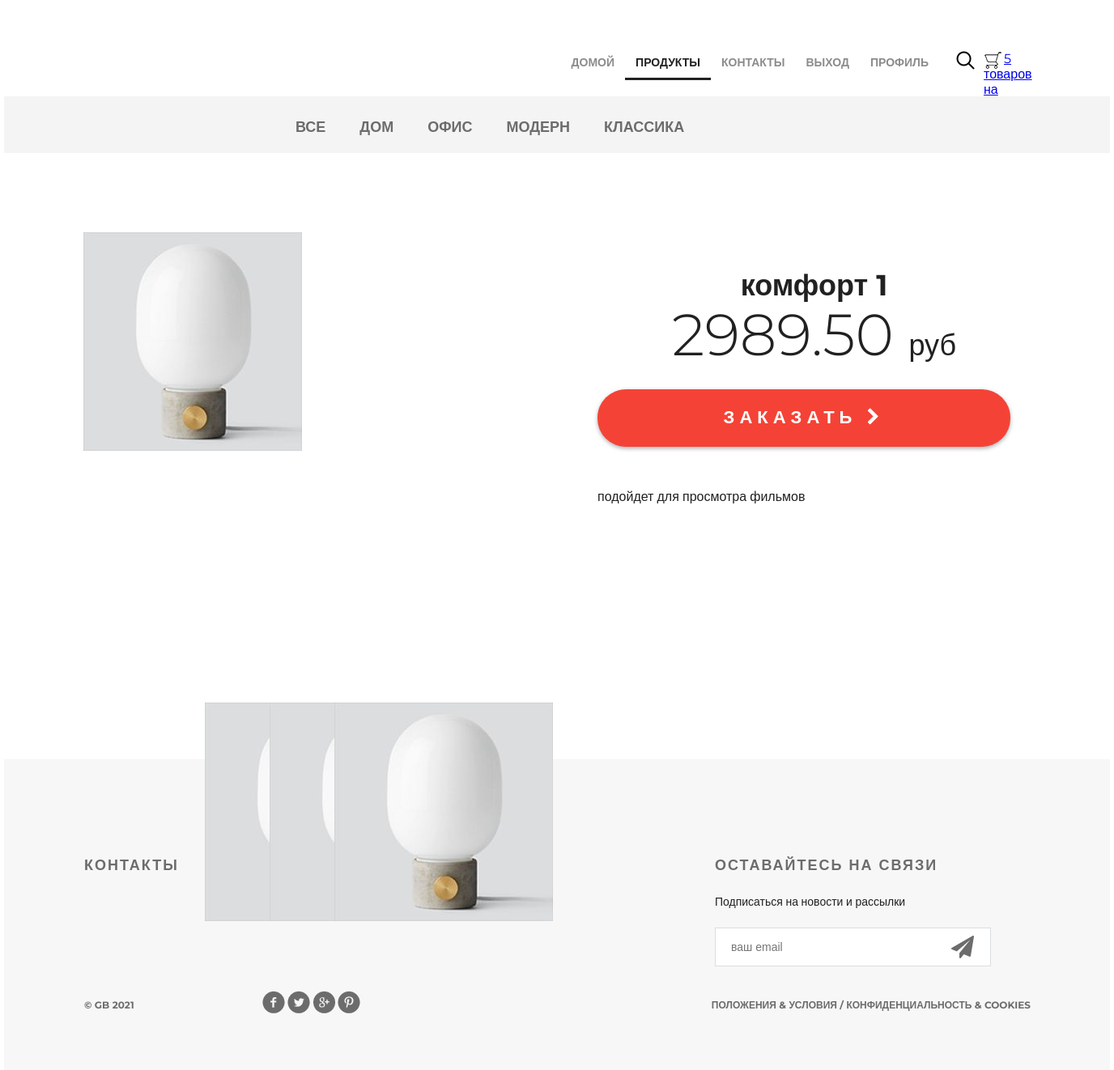
Screenshot of /products/product/1/ (signed in) with the database file from the repository.
### authapp/models.py (models this page shows)
class User(AbstractUser):
    photo = models.ImageField(verbose_name="фото", upload_to="user_photo", blank=True)
    age = models.PositiveIntegerField(verbose_name="возраст", blank=True)

### basketapp/models.py (models this page shows, shortened)
class Basket(models.Model):
    user = models.ForeignKey(settings.AUTH_USER_MODEL, on_delete=models.CASCADE, related_name="basket")
    product = models.ForeignKey(Product, on_delete=models.CASCADE)
    quantity = models.PositiveIntegerField(verbose_name="количество товара", default=0)
    add_datetime = models.DateTimeField(verbose_name="время добавления", auto_now_add=True)
    @property
    def total_quantity(self):
        _items = Basket.objects.filter(user=self.user)
        _total = sum(list(map(lambda x: x.quantity, _items)))
        return _total
    @property
    def total_price(self):
        _items = Basket.objects.filter(user=self.user)
        _total = sum(list(map(lambda x: x.product.price * x.quantity, _items)))
        return _total

### mainapp/models.py (models this page shows, shortened)
class ProductCategory(models.Model):
    name = models.CharField(verbose_name="имя", max_length=64, unique=True)
    description = models.TextField(verbose_name="описание", blank=True)

class Product(models.Model):
    category = models.ForeignKey(ProductCategory, on_delete=models.CASCADE)
    name = models.CharField(verbose_name="имя продукта", max_length=128)
    image = models.ImageField(upload_to="products_images", blank=True)
    short_desc = models.CharField(verbose_name="краткое описание продукта", max_length=60, blank=True)
    description = models.TextField(verbose_name="описание продукта", blank=True)
    price = models.DecimalField(verbose_name="цена продукта", max_digits=8, decimal_places=2, default=0)
    quantity = models.PositiveIntegerField(verbose_name="количество на складе", default=0)

### mainapp/views.py (the view)
# urls.py: path("product/<int:pk>/", views.product, name="product"),
def product(request, pk):
    title = "информация о товаре"
    product = get_object_or_404(Product, pk=pk)
    basket = request.user.basket.all()
    content = {
        "title": title,
        "links_menu": ProductCategory.objects.all(),
        "product": product,
        "basket": basket,
        "media_url": settings.MEDIA_URL,
    }
    return render(request, "mainapp/product.html", content)

### mainapp/templates/mainapp/product.html (shortened to what this page needs)
{% extends 'mainapp/base.html' %}
{% load staticfiles %}
{% block menu %}
<div class="hero-white">
    <div class="header clearfix">
        {% include 'mainapp/includes/inc_menu.html' %}
    </div>
</div>
{% endblock %}
{% block content %}
<div class="details">
    <div class="links clearfix">
        {% include 'mainapp/includes/inc_categories_menu.html' %}
    </div>
    <div class="details-products">
        <div class="details-slider">
            <div class="slider-product">
                <img src="{{ media_url }}{{ product.image }}" alt="{{ product.short_desc }}">
            </div>
            <div class="slider-control">
                <div class="block">
                    <a href="#"><img src="{{ media_url }}{{ product.image }}" alt="вариант 1">
                    </a>
                </div>
                <div class="block">
                    <a href="#"><img src="{{ media_url }}{{ product.image }}" alt="вариант 2">
                    </a>
                </div>
                <div class="block">
                    <a href="#"><img src="{{ media_url }}{{ product.image }}" alt="вариант 3">
                    </a>
                </div>
            </div>
        </div>
        <div class="description">
            <h3 class="big-bold">{{ product.name }}</h3>
            <br>
            <p class="price"> {{ product.price }} <span>руб</span></p>
            <a href="{% url 'basket:add' product.pk %}" class="red-button">
                заказать
                <i class="fa fa-chevron-right" aria-hidden="true"></i>
            </a>
            <div class="description-text">
                {{ product.description }}
            </div>
        </div>
    </div>
</div>
<div class="clr"></div>
{% endblock content %}

### mainapp/templates/mainapp/includes/inc_menu.html
<ul class="menu">
    <li>
        <a href="{% url 'main' %}" class="{% if request.resolver_match.url_name == 'main' %}active{% endif %}">
            домой
        </a>
    </li>
    <li>
        <a href="{% url 'products:index' %}" class="{% if '/products/' in request.path %}active{% endif %}">
            продукты
        </a>
    </li>
    <li>
        <a href="{% url 'contact' %}" class="{% if request.resolver_match.url_name == 'contact' %}active{% endif %}">
            контакты
        </a>
    </li>
{% if user.is_authenticated %}
    <li>
        <a href="{% url 'logout' %}" >
            выход
        </a>
    </li>
    <li>
        <a href="{% url 'authapp:edit' %}" >
            профиль
        </a>
    </li>
{% else %}
    <li>
        <a href="{% url 'login' %}" >
            войти
        </a>
    </li>
{% endif %}
</ul>
<a href="#" class="search">
</a>
<a class="basket" href="{% url 'basket:view' %}">
    <span>{{ basket.0.total_quantity }} товаров на {{ basket.0.total_price }} рублей
    </span></a>

### mainapp/templates/mainapp/includes/inc_categories_menu.html
<ul class="links-menu">
    <li>
        {% url 'products:category' 0 as category_all %}
        <a href="{% url 'products:category' 0 %}" {% if category_all in request.path %}class="active" {% endif %}>
            все
        </a>
    </li>
    {% for link in links_menu %}
        {% url 'products:category' link.pk as category_path %}
    <li>
        <a href="{% url 'products:category' link.pk %}"{% if category_path in request.path %}class="active" {% endif %}>
            {{ link.name }}
        </a>
    </li>
    {% endfor %}
</ul>

### static/css/style.css (style rules this page uses)
* { margin: 0; padding: 0; }
body { font-family: 'Montserrat', sans-serif; }
html, body { height: 100%; }
.clr { height: 384px; }
.menu { list-style-type: none; margin-top: 67px; float: right; }
.menu li { float: left; }
.menu a { color: #8c8c8c; font-size: 14px; font-weight: 700; text-align: right; text-transform: uppercase; text-decoration: none; padding: 10px 13px; }
.menu .active { color: #212121; font-weight: 700; border-bottom: 3px solid #212121; }
.search { display: block; width: 23px; height: 23px; background-image: url(/static/img/search.png); position: absolute; top: 63px; left: 1176px; }
.basket { display: block; width: 23px; height: 23px; background-image: url(/static/img/basket.png); position: absolute; top: 63px; left: 1210px; }
.basket span { margin-left: 25px; }
.clearfix:after { content: ""; display: block; clear: both; }
.big-bold { color: #212121; font-size: 36px; font-weight: 700; text-align: left; margin-bottom: 24px; line-height: 36px; }
.hero-white { background-color: #fff; height: 119px; padding-left: 98px; padding-right: 211px; position: relative; }
.links { height: 70px; background-color: #f4f4f4; position: relative; padding-left: 360px; }
.links-menu { margin: 27px auto 0px; position: absolute; }
.links-menu li { float: left; list-style-type: none; padding-right: 42px; }
.links-menu li a { text-decoration: none; color: #6c6c6c; font-size: 18px; font-weight: 700; text-transform: uppercase; }
.details-products { padding-left: 98px; padding-right: 98px; margin-top: 98px; height: 651px; }
.details-slider { width: 570px; float: left; margin-right: 30px; }
.slider-product { width: 570px; height: 570px; }
.slider-control { width: 420px; height: 70px; margin: 11px auto 0px; padding-left: 150px }
.slider-control .block { height: 70px; width: 70px; position: relative; float: left; margin-right: 10px; }
.description { width: 535px; float: right; padding-left: 35px }
.description .big-bold { color: #212121; font-size: 36px; font-weight: 700; text-align: center; margin-top: 47px; margin-bottom: 0px; }
.description .price { color: #212121; font-size: 72px; font-weight: 300; line-height: 48px; text-align: center; }
.description .price span { color: #212121; font-size: 36px; font-weight: 300; line-height: 48px; text-align: center; }
.red-button { display: block; height: 71px; width: 510px; border-radius: 35px; background-color: #f44336; text-align: center; text-transform: uppercase; text-decoration: none; color: #ffffff; font-size: 22px; font-weight: 700; line-height: 24px; box-shadow: 0px 2px 4.85px 0.15px rgba(33, 33, 33, 0.35); line-height: 70px; letter-spacing: 6px; margin-top: 31px; }
.description-text { margin-top: 50px; color: #212121; font-size: 16px; font-weight: 300; line-height: 24px; text-align: left; }

### rows the page displays
User: id.quantity "5"
ProductCategory: name "ДОМ"
ProductCategory: name "ОФИС"
ProductCategory: name "МОДЕРН"
ProductCategory: name "КЛАССИКА"
Product: image (picture), name "комфорт 1", price "2989.50", description "подойдет для просмотра фильмов"
